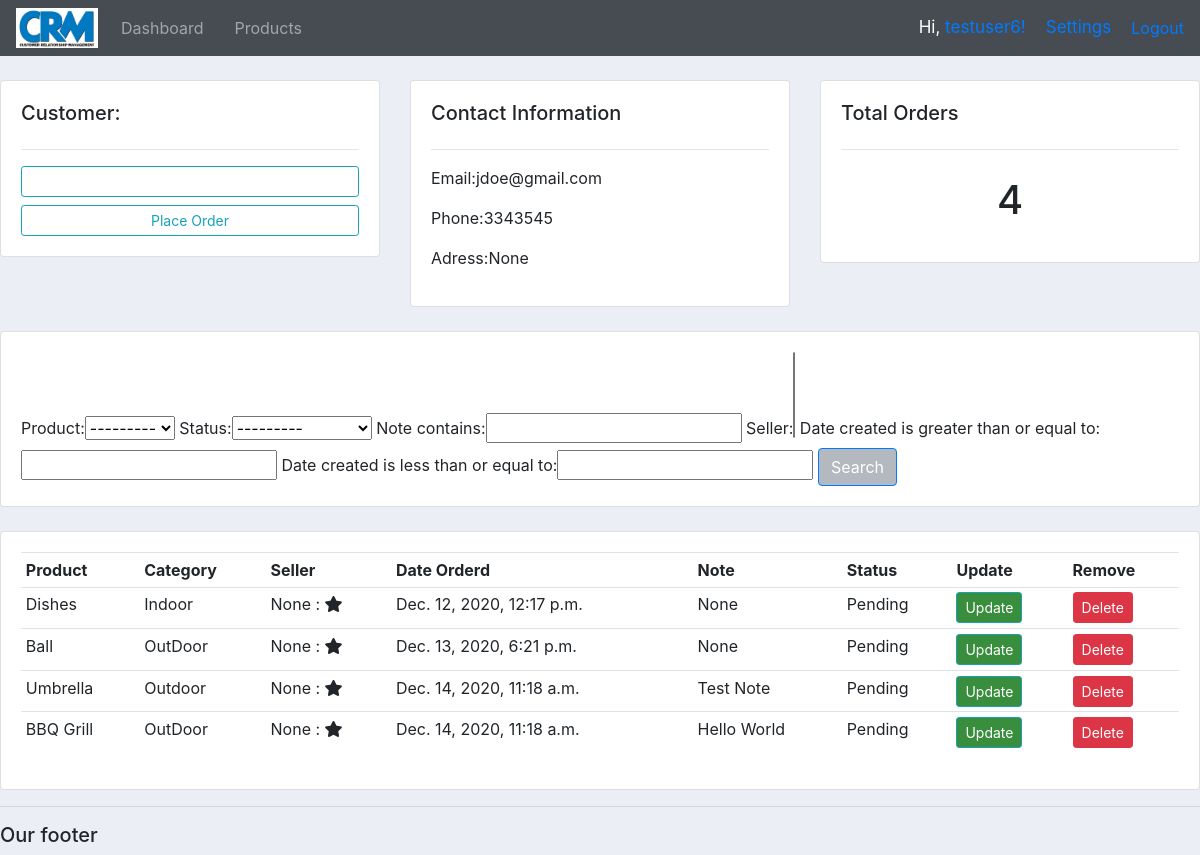
The app's page /customers/1/ (signed in), older data.
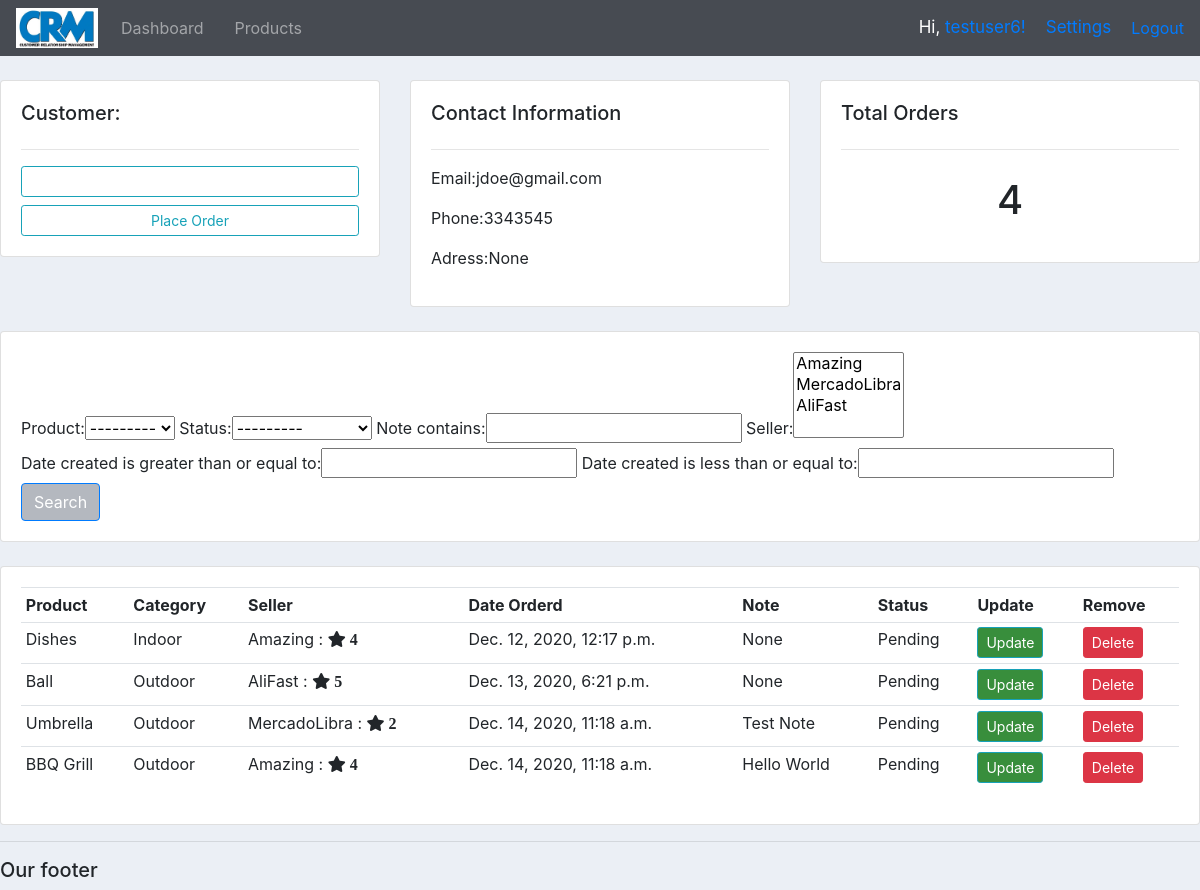
The same page, newer data.
### accounts/models.py (models this page shows, shortened)
class Order(models.Model):
    STATUS = (
        ('Pending', 'Pending'),
        ('Out for delivery', 'Out for delivery'),
        ('Delivered', 'Delivered'),
    )
    customer = models.ForeignKey(Customer, null=True, on_delete=models.SET_NULL)
    product = models.ForeignKey(Product, null=True, on_delete=models.SET_NULL)
    date_created = models.DateTimeField(auto_now_add=True, null=True)
    status = models.CharField(max_length=64, null=True, choices=STATUS)
    note = models.CharField(max_length=1000, null=True)
    seller = models.ManyToManyField(Seller)

class Product(models.Model):
    CATEGORY = (
        ('Indoor', 'Indoor'),
        ('Outdoor', 'Outdoor')
    )
    seller = models.ForeignKey(Seller, null=True, on_delete=models.CASCADE)
    name = models.CharField(max_length=64, null=True)
    price = models.FloatField(null=True)
    category = models.CharField(max_length=64, null=True, choices=CATEGORY)
    description = models.CharField(max_length=200, null=True, blank=True)
    date_created = models.DateTimeField(auto_now_add=True, null=True)
    tags = models.ManyToManyField(Tag)
    def __str__(self):
        return self.name

class Seller(models.Model):
    name = models.CharField(max_length=64)
    rating = models.IntegerField(null=True)
    def __str__(self):
        return self.name

### accounts/views.py (the view)
# urls.py: path('customers/<str:pk>/', views.customers, name="customers"),
@login_required(login_url="accounts:login")
def customers(request, pk):
    customer = Customer.objects.get(id=pk)
    orders = customer.order_set.all()
    total_orders = orders.count()
    my_filter = order_filter(request.GET, queryset=orders)
    orders = my_filter.qs
    context = {'customer':customer, 'orders':orders,
               'total_orders':total_orders,
               'my_filter':my_filter}
    return render(request, 'accounts/customers.html', context)

### accounts/templates/accounts/customers.html (shortened to what this page needs)
{% extends "accounts/main.html" %}
{% block content %}
  <br>
  <div class="row">
  	<div class="col-md">
  		<div class="card card-body">
  			<h5>Customer:</h5>
  			<hr>
  			<a class="btn btn-outline-info  btn-sm btn-block" href="">Update Customer</a>
  			<a class="btn btn-outline-info  btn-sm btn-block"
           href="{% url 'accounts:create_order' customer.id %}">Place Order</a>
  		</div>
  	</div>
  	<div class="col-md">
  		<div class="card card-body">
  			<h5>Contact Information</h5>
  			<hr>
  			<p>Email:{{customer.email}}</p>
  			<p>Phone:{{customer.phone}}</p>
        <p>Adress:{{customer.adress}}</p>
  		</div>
  	</div>
  	<div class="col-md">
  		<div class="card card-body">
  			<h5>Total Orders</h5>
  			<hr>
  			<h1 style="text-align: center;padding: 10px">{{total_orders}}</h1>
  		</div>
  	</div>
  </div>
  <br>
  <div class="row">
  	<div class="col">
  		<div class="card card-body">
  			<form method="GET">
            {{my_filter.form}}
  		    <button id="custom_btn1" class="btn btn-primary" type="submit">Search</button>
  		  </form>
  		</div>
  	</div>
  </div>
  <br>
  <div class="row">
  	<div class="col-md">
  		<div class="card card-body">
  			<table class="table table-sm">
  				<tr>
  					<th>Product</th>
  					<th>Category</th>
            <th>Seller</th>
  					<th>Date Orderd</th>
            <th>Note</th>
  					<th>Status</th>
  					<th>Update</th>
  					<th>Remove</th>
  				</tr>
          {% for order in orders %}
            <tr>
              <td>{{order.product}}</td>
              <td>{{order.product.category}}</td>
              <td>{{order.product.seller}} : <i class="fa fa-star" aria-hidden="true"> {{order.product.seller.rating}}</i></td>
              <td>{{order.date_created}}</td>
              <td>{{order.note}}</td>
              <td>{{order.status}}</td>
              <td><a id="custom_btn3" class="btn btn-sm btn-info" href="{% url 'accounts:update_order' order.id %}">Update</a></td>
  						<td><a class="btn btn-sm btn-danger" href="{% url 'accounts:delete_order' order.id %}">Delete</a></td>
            </tr>
          {% endfor %}
  			</table>
  		</div>
  	</div>
  </div>
{% endblock %}

Row changes from the older to the newer data that the page shows:
changed through a linked row, Order "Dec. 12, 2020, 12:17 p.m.": product.seller "None" → "Amazing"; product.seller.rating (not shown) → "4"
changed through a linked row, Order "Ball": product.category "OutDoor" → "Outdoor"; product.seller "None" → "AliFast"; product.seller.rating (not shown) → "5"
changed through a linked row, Order "Test Note": product.seller "None" → "MercadoLibra"; product.seller.rating (not shown) → "2"
changed through a linked row, Order "Hello World": product.category "OutDoor" → "Outdoor"; product.seller "None" → "Amazing"; product.seller.rating (not shown) → "4"
Text that changed along with them:
form field seller: (not shown) → "Amazing / MercadoLibra / AliFast"
